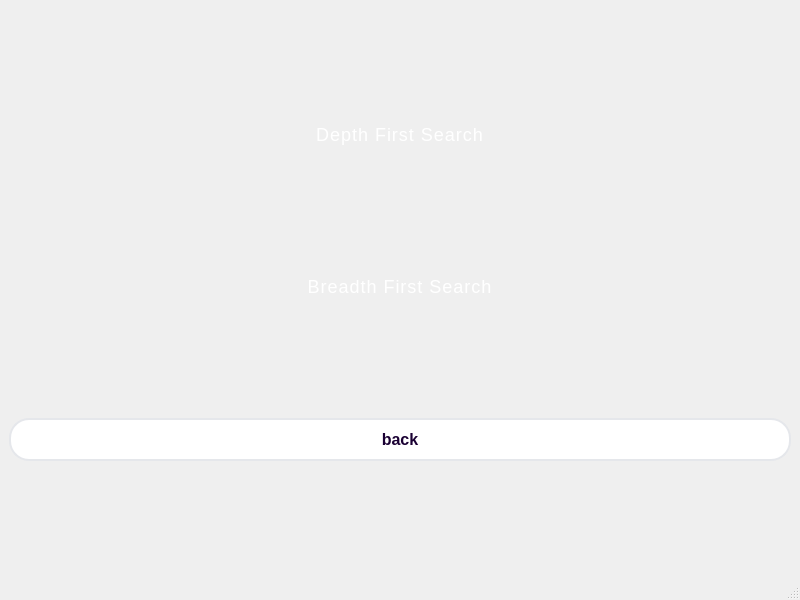
<?xml version="1.0" encoding="UTF-8"?>
<ui version="4.0">
 <class>graph_window</class>
 <widget class="QMainWindow" name="graph_window">
  <property name="geometry">
   <rect>
    <x>0</x>
    <y>0</y>
    <width>800</width>
    <height>600</height>
   </rect>
  </property>
  <property name="windowTitle">
   <string>MainWindow</string>
  </property>
  <property name="styleSheet">
   <string notr="true">QWidget {
    background: qlineargradient(
        x1:0, y1:0, x2:1, y2:1,
        stop:0 #1e1b4b,      /* Indigo */
        stop:0.5 #581c87,    /* Purple */
        stop:1 #831843       /* Pink */
    );
}</string>
  </property>
  <widget class="QWidget" name="centralwidget">
   <layout class="QVBoxLayout" name="verticalLayout">
    <item>
     <widget class="QPushButton" name="btnDFS">
      <property name="styleSheet">
       <string notr="true">QPushButton {
    font-family: &quot;Segoe UI Semibold&quot;, &quot;Times New Roman&quot;, Arial, sans-serif;
    font-size: 18px;
    color: white;
    background: qlineargradient(
        spread:pad,
        x1:0, y1:0, x2:1, y2:1,
        stop:0 #0077b6,
        stop:1 #48cae4
    );
    border: none;
    border-radius: 10px;
    padding: 10px 20px;
    letter-spacing: 1px;
}

QPushButton:hover {
    background: qlineargradient(
        spread:pad,
        x1:0, y1:0, x2:1, y2:1,
        stop:0 #48cae4,
        stop:1 #90e0ef
    );
}

QPushButton:pressed {
    background-color: #023e8a;
}

</string>
      </property>
      <property name="text">
       <string>Depth First Search</string>
      </property>
     </widget>
    </item>
    <item>
     <widget class="QPushButton" name="btnBFS">
      <property name="styleSheet">
       <string notr="true">QPushButton {
    font-family: &quot;Segoe UI Semibold&quot;, &quot;Times New Roman&quot;, Arial, sans-serif;
    font-size: 18px;
    color: white;
    background: qlineargradient(
        spread:pad,
        x1:0, y1:0, x2:1, y2:1,
        stop:0 #0077b6,
        stop:1 #48cae4
    );
    border: none;
    border-radius: 10px;
    padding: 10px 20px;
    letter-spacing: 1px;
}

QPushButton:hover {
    background: qlineargradient(
        spread:pad,
        x1:0, y1:0, x2:1, y2:1,
        stop:0 #48cae4,
        stop:1 #90e0ef
    );
}

QPushButton:pressed {
    background-color: #023e8a;
}

</string>
      </property>
      <property name="text">
       <string>Breadth First Search</string>
      </property>
     </widget>
    </item>
    <item>
     <widget class="QPushButton" name="btnBack">
      <property name="styleSheet">
       <string notr="true"> QPushButton {
        background: qlineargradient(stop:0 #ffffff, stop:1 #f3f4f6);
        color: #1a0033;
        font-size: 16px;
        font-weight: 700;
        border: 2px solid #e5e7eb;
        border-radius: 20px;
        padding: 10px 20px;
        transition: all 0.3s ease;
    }
    QPushButton:hover {
        background: qlineargradient(stop:0 #e5e7eb, stop:1 #d1d5db);
        border: 2px solid #9ca3af;
        color: #0f172a;
    }
    QPushButton:pressed {
        background: qlineargradient(stop:0 #9ca3af, stop:1 #6b7280);
        border: 2px solid #6b7280;
        color: #0f172a;
        padding: 11px 20px 9px 20px;
    }</string>
      </property>
      <property name="text">
       <string>back</string>
      </property>
     </widget>
    </item>
   </layout>
  </widget>
  <widget class="QMenuBar" name="menubar">
   <property name="geometry">
    <rect>
     <x>0</x>
     <y>0</y>
     <width>800</width>
     <height>18</height>
    </rect>
   </property>
  </widget>
  <widget class="QStatusBar" name="statusbar"/>
 </widget>
 <resources/>
 <connections/>
</ui>
